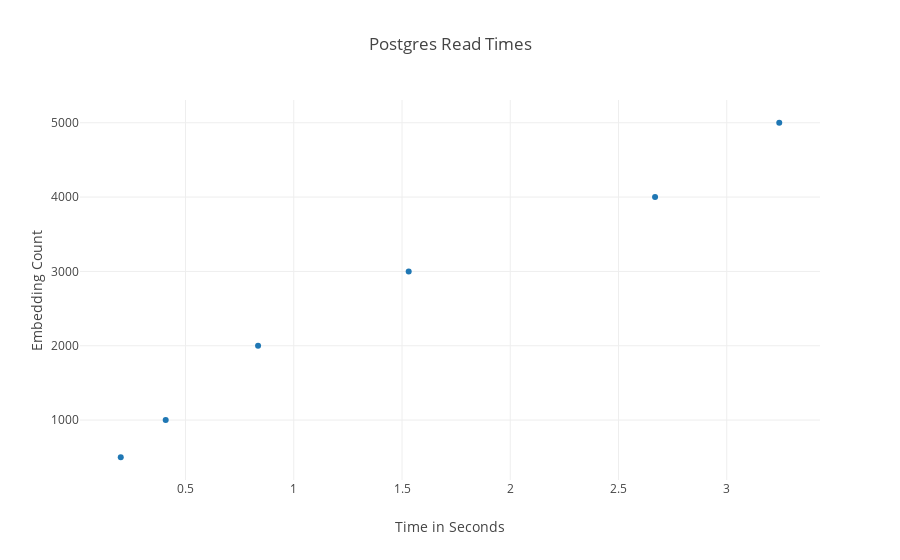

The notebook cell this image was saved under:
### Code cell
# Read Times
plotly.offline.init_notebook_mode(connected=True)
trace = plotly.graph_objs.Scatter(
    x = read_times,
    y = counts,
    mode = 'lines+markers'
)
layout = plotly.graph_objs.Layout(title="Postgres Read Times",
                xaxis=dict(title='Time in Seconds'),
                yaxis=dict(title='Embedding Count'))
data = [trace]
fig = plotly.graph_objs.Figure(data=data, layout=layout)
plotly.offline.iplot(fig, filename='jupyter-basic-scatter')

### Figure 1 — Plotly figure (JSON) as saved in the notebook; plotly's stock layout.template omitted (floating-point values rounded to 4 significant figures)
{"data": [{"mode": "markers", "type": "scatter", "uid": "bd4cd856-af87-11e8-8bf3-94b86d86a98e", "x": [0.2009, 0.4085, 0.8352, 1.531, 2.669, 3.242], "y": [500, 1000, 2000, 3000, 4000, 5000]}], "layout": {"title": "Postgres Read Times", "xaxis": {"title": "Time in Seconds"}, "yaxis": {"title": "Embedding Count"}}}
